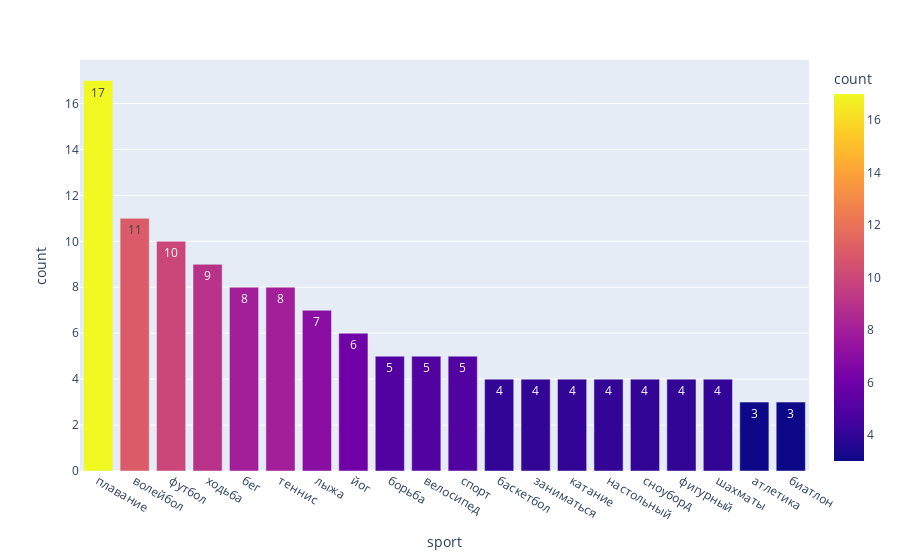

Notebook code for this chart:
### Code cell
#гистограмма по популярным видам спорта
fig = px.bar(dsport, x='sport', y='count', color='count', text_auto=True)
fig.show();

### Figure 1 — Plotly figure (JSON) as saved in the notebook; plotly's stock layout.template omitted (floating-point values rounded to 4 significant figures)
{"data": [{"alignmentgroup": "True", "hovertemplate": "sport=%{x}<br>count=%{marker.color}<extra></extra>", "legendgroup": "", "marker": {"color": [17, 11, 10, 9, 8, 8, 7, 6, 5, 5, 5, 4, 4, 4, 4, 4, 4, 4, 3, 3], "coloraxis": "coloraxis", "pattern": {"shape": ""}}, "name": "", "offsetgroup": "", "orientation": "v", "showlegend": false, "textposition": "auto", "texttemplate": "%{y}", "type": "bar", "x": ["плавание", "волейбол", "футбол", "ходьба", "бег", "теннис", "лыжа", "йог", "борьба", "велосипед", "спорт", "баскетбол", "заниматься", "катание", "настольный", "сноуборд", "фигурный", "шахматы", "атлетика", "биатлон"], "xaxis": "x", "y": [17, 11, 10, 9, 8, 8, 7, 6, 5, 5, 5, 4, 4, 4, 4, 4, 4, 4, 3, 3], "yaxis": "y"}], "layout": {"barmode": "relative", "coloraxis": {"colorbar": {"title": {"text": "count"}}, "colorscale": [[0, "#0d0887"], [0.1111, "#46039f"], [0.2222, "#7201a8"], [0.3333, "#9c179e"], [0.4444, "#bd3786"], [0.5556, "#d8576b"], [0.6667, "#ed7953"], [0.7778, "#fb9f3a"], [0.8889, "#fdca26"], [1, "#f0f921"]]}, "legend": {"tracegroupgap": 0}, "margin": {"t": 60}, "xaxis": {"anchor": "y", "domain": [0, 1], "title": {"text": "sport"}}, "yaxis": {"anchor": "x", "domain": [0, 1], "title": {"text": "count"}}}}
